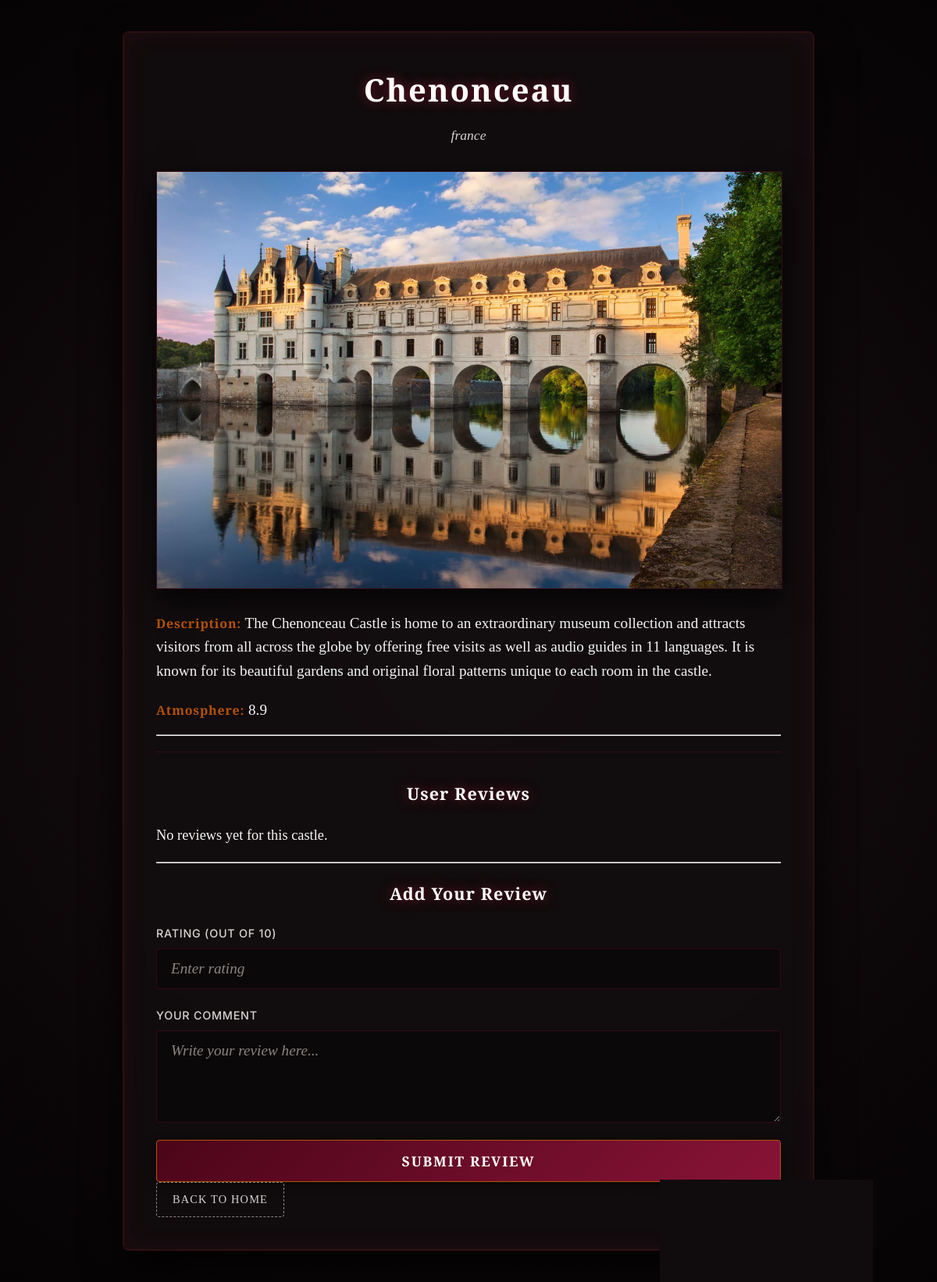
Screenshot of /review/22/ (signed in) with the database file from the repository.
### core/models.py (models this page shows, shortened)
class Destination(models.Model):
    posted_by = models.ForeignKey(User, on_delete=models.SET_NULL, null=True, blank=True, related_name='destinations' )
    castle = models.CharField(max_length=100, unique=True)
    country = models.CharField(max_length=100)
    description = models.TextField()
    image = models.ImageField(upload_to="images/", blank=True, null=True)
    atmosphere = models.FloatField()
    tags = models.ManyToManyField('Tag',related_name="destinations", blank=True)

### core/views.py (the view, shortened to what this page needs)
# urls.py: path('review/<int:Destination_id>/', review_view, name='review_view'),
def review_view(request, Destination_id):
    watching = get_object_or_404(Destination, id=Destination_id)
    rev = Review.objects.filter(user=request.user, destination=watching)
    return render(request, 'core/review.html', {'watching': watching})

### templates/core/review.html (shortened to what this page needs)
<!DOCTYPE html>
<html lang="en">
<head>
    {% load static %}
    <link rel="stylesheet" href="{% static 'core/styles.css' %}">
</head>
<body>
    <div class="page-wrapper">
        <div class="auth-card" style="max-width: 800px;">
            <div class="destination-detail mb-4">
                <h1 class="review-title">{{ watching.castle }}</h1>
                <p class="subtitle">{{ watching.country }}</p>
                {% if watching.image %}
                    <img src="{{ watching.image.url }}" alt="{{ watching.castle }}" class="card-img-top rounded-3 mb-3">
                {% endif %}
                <p class="review-item"><strong>Description:</strong> {{ watching.description }}</p>
                <p class="review-item"><strong>Atmosphere:</strong> {{ watching.atmosphere }}</p>
            </div>
            <hr>
            <div class="review-section">
                <h3 class="mb-3">User Reviews</h3>
                {% if watching.review_set.all %}
                    {% for review in watching.review_set.all %}
                    <div class="review-card mb-3 p-3 border rounded-3">
                        <p class="review-meta mb-1"><strong>{{ review.user }}</strong> rated it: {{ review.rating }}/10</p>
                        <p class="review-text mb-0">"{{ review.comment }}"</p>
                        <a href="{% url 'Update_view' id=review.id %}">Edit Review</a>
                        <br>
                        <a href="{%url 'delete_review' review.id %}" method="POST">delete Review</a>
                </div>
                    {% endfor %}
                {% else %}
                    <p class="text-muted">No reviews yet for this castle.</p>
                {% endif %}
            </div>
            <hr>
            <div class="add-review-section">
                <h3 class="mb-3">Add Your Review</h3>
                <form method="POST" class="auth-form">
                    <label>
                        Rating (out of 10)
                        <input type="number" name="rating" min="1" max="10" placeholder="Enter rating" required>
                    </label>
                    <label>
                        Your Comment
                        <textarea name="comment" placeholder="Write your review here..." rows="4" required></textarea>
                    </label>
                    <button type="submit" class="btn">Submit Review</button>
                </form>
            </div>
            <a href="{% url 'home' %}" class="back-home-btn mt-4">Back to Home</a>
        </div>
    </div>
</body>
</html>

### static/core/styles.css (style rules this page uses)
:root { --bg-base: #060405; --bg-surface: #0f0b0c; --bg-card: rgba(18, 14, 15, 0.85); --bg-card-hover: rgba(26, 20, 21, 0.95); --accent-crimson: #881337; --accent-crimson-bright: #e11d48; --accent-gold: #b45309; --accent-gold-bright: #fbbf24; --border-gothic: rgba(136, 19, 55, 0.3); --border-gothic-bright: rgba(225, 29, 72, 0.6); --border-gold: rgba(180, 83, 9, 0.35); --border-gold-bright: rgba(251, 191, 36, 0.75); --text-primary: #f5f5f4; --text-secondary: #d6d3d1; --text-muted: #8c8581; --font-heading: 'Cinzel', serif; --font-body: 'Cormorant Garamond', serif; --font-ui: 'Inter', sans-serif; --gold-glow: rgba(251, 191, 36, 0.35); --primary-glow: rgba(225, 29, 72, 0.5); }
body { margin: 0; min-height: 100vh; font-family: var(--font-body); background: radial-gradient(circle at center, #160f11 0%, #0d0809 60%, #050304 100%); color: var(--text-primary); font-size: 1.15rem; line-height: 1.6; }
.page-wrapper { display: flex; align-items: center; justify-content: center; min-height: 100vh; padding: 40px 24px; box-sizing: border-box; }
.auth-card { width: 100%; max-width: 460px; padding: 42px; background: var(--bg-card); border: 1px solid var(--border-gothic); border-radius: 8px; box-shadow: 0 20px 50px rgba(0, 0, 0, 0.8), inset 0 0 30px rgba(136, 19, 55, 0.15); backdrop-filter: blur(12px); position: relative; overflow: hidden; }
.auth-card::before { content: ''; position: absolute; top: 0; left: 0; width: 100%; height: 100%; border: 1px solid rgba(180, 83, 9, 0.1); pointer-events: none; box-sizing: border-box; }
.auth-card h1, .auth-card h3 { font-family: var(--font-heading); font-weight: 700; color: #ffffff; text-shadow: 0 0 15px rgba(225, 29, 72, 0.5); letter-spacing: 0.05em; text-align: center; }
.auth-card h1 { font-size: 2.5rem; margin: 0 0 12px; }
.subtitle { margin: 0 0 32px; color: var(--text-secondary); font-style: italic; text-align: center; font-size: 1.1rem; }
.auth-form { display: grid; gap: 22px; }
.auth-form label { display: grid; gap: 8px; font-family: var(--font-ui); font-size: 0.9rem; font-weight: 500; color: var(--text-secondary); letter-spacing: 0.05em; text-transform: uppercase; }
.auth-form input, .auth-form textarea { width: 100%; padding: 14px 18px; border: 1px solid var(--border-gothic); border-radius: 4px; background: rgba(10, 8, 9, 0.8); color: #ffffff; font-family: var(--font-body); font-size: 1.2rem; transition: all 0.3s ease; box-sizing: border-box; }
.auth-form input::placeholder, .auth-form textarea::placeholder { color: var(--text-muted); font-style: italic; }
.btn { display: inline-block; width: 100%; padding: 14px 0; border: 1px solid var(--accent-gold); border-radius: 4px; background: linear-gradient(135deg, #4c0519 0%, #881337 100%); color: #ffffff; font-family: var(--font-heading); font-weight: 700; font-size: 1.1rem; letter-spacing: 0.1em; cursor: pointer; transition: all 0.3s ease; box-shadow: 0 4px 15px rgba(0, 0, 0, 0.4); text-transform: uppercase; text-decoration: none; text-align: center; }
.review-section { margin-top: 20px; border-top: 1px double var(--border-gothic); padding-top: 15px; }
.destination-detail img { border: 1px solid var(--border-gothic); box-shadow: 0 15px 35px rgba(0, 0, 0, 0.7); width: 100%; height: auto; }
.review-title { font-family: var(--font-heading); color: #ffffff; text-shadow: 0 0 15px rgba(225, 29, 72, 0.5); margin-bottom: 10px; letter-spacing: 0.04em; }
.review-item { color: var(--text-primary); font-size: 1.2rem; margin-bottom: 15px; }
.review-item strong { font-family: var(--font-heading); color: var(--accent-gold); font-size: 1rem; letter-spacing: 0.05em; }
.back-home-btn { display: inline-block; text-align: center; background-color: transparent !important; border: 1px dashed var(--text-muted) !important; color: var(--text-secondary) !important; text-decoration: none !important; padding: 10px 20px; border-radius: 4px; transition: all 0.3s ease; font-family: var(--font-heading); font-size: 0.9rem; letter-spacing: 0.08em; text-transform: uppercase; }

### rows the page displays
Destination: castle "Chenonceau", country "france", image (picture), description "The Chenonceau Castle is home to an extraordinary museum collection and attracts visitors from all across the globe by offering free visits as well as audio guides in 11 languages. It is known for its beautiful gardens and original floral patterns unique to each room in the castle.", atmosphere "8.9"
